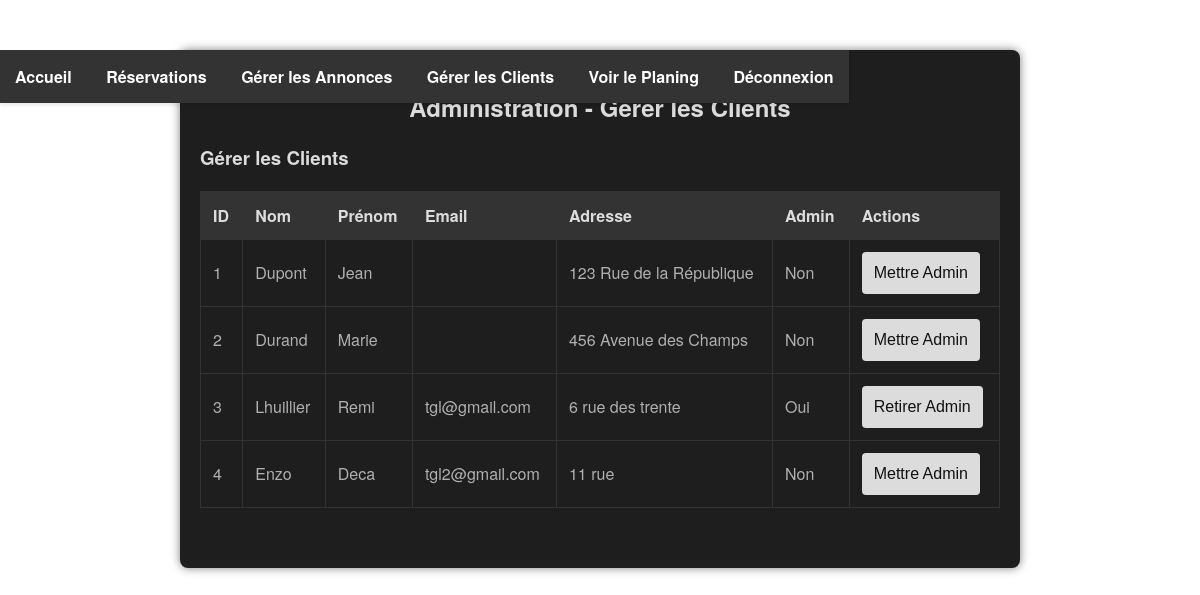
Before: /admin_clients.php (signed in) with the older database file.
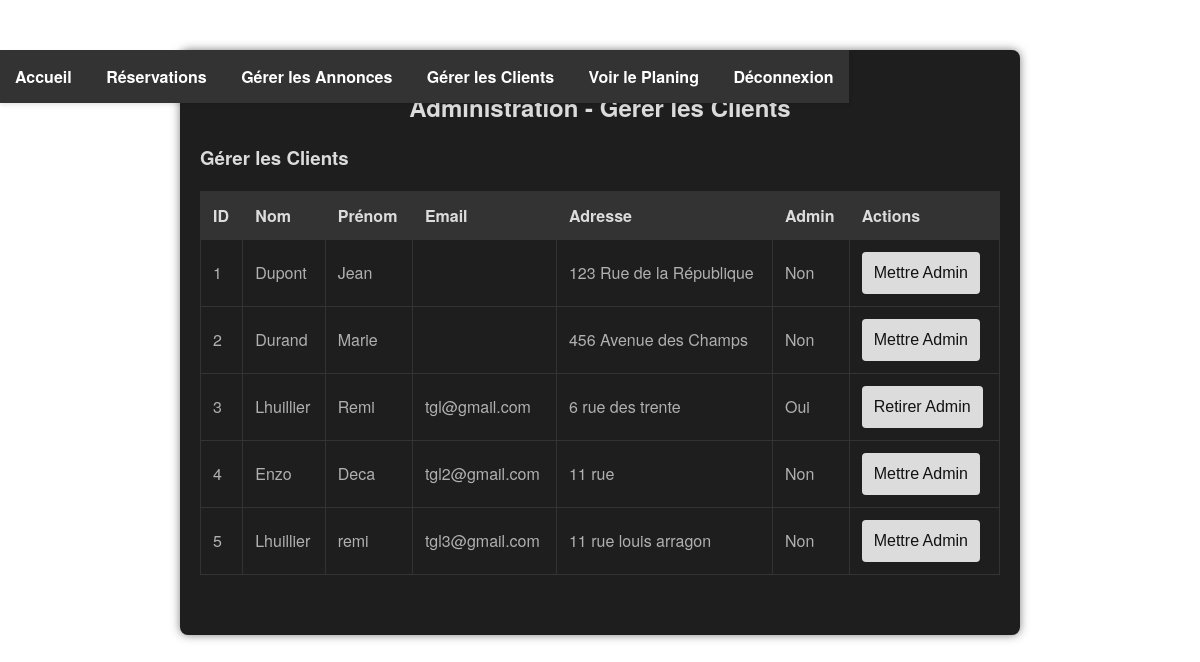
After: the same page with the newer database file.
### tables this page shows
CREATE TABLE `clients` (
  `id_client` int(11) NOT NULL,
  `id_type_client` int(11) NOT NULL,
  `nom` varchar(100) NOT NULL,
  `prenom` varchar(100) NOT NULL,
  `adresse` varchar(256) NOT NULL,
  `email` varchar(100) NOT NULL,
  `password` varchar(255) NOT NULL,
  `is_admin` tinyint(1) NOT NULL DEFAULT 0
);

### admin_clients.php (the view, shortened to what this page needs)
<?php
$servername = "localhost";
$username = "root";
$password = "";
$dbname = "locauto";
$conn = new mysqli($servername, $username, $password, $dbname);
$sql_clients = "SELECT * FROM clients";
$result_clients = $conn->query($sql_clients);
?>
<!DOCTYPE html>
<html lang="fr">
<head>
    <link rel="stylesheet" href="CSS/styles.css">
    <link rel="stylesheet" href="CSS/admin_clients.css">
</head>
<body>
    <header>
        <nav>
        <ul>
                <li><a href="index.php">Accueil</a></li>
                <li><a href="admin.php">Réservations</a></li>
                <li><a href="admin_annonces.php">Gérer les Annonces</a></li>
                <li><a href="admin_clients.php">Gérer les Clients</a></li>
                <li><a href="planing.php">Voir le Planing</a></li>
                <li><a href="logout.php">Déconnexion</a></li>
            </ul>
        </nav>
    </header>
    <div class="admin-container">
        <h2>Administration - Gérer les Clients</h2>
        <div class="form-section">
            <h3>Gérer les Clients</h3>
            <table>
                <thead>
                    <tr>
                        <th>ID</th>
                        <th>Nom</th>
                        <th>Prénom</th>
                        <th>Email</th>
                        <th>Adresse</th>
                        <th>Admin</th>
                        <th>Actions</th>
                    </tr>
                </thead>
                <tbody>
                    <?php if ($result_clients->num_rows > 0): ?>
                        <?php while($row = $result_clients->fetch_assoc()): ?>
                            <tr>
                                <td><?php echo $row['id_client']; ?></td>
                                <td><?php echo $row['nom']; ?></td>
                                <td><?php echo $row['prenom']; ?></td>
                                <td><?php echo $row['email']; ?></td>
                                <td><?php echo $row['adresse']; ?></td>
                                <td><?php echo $row['is_admin'] ? 'Oui' : 'Non'; ?></td>
                                <td>
                                    <form action="admin_clients.php" method="POST" style="display:inline;">
                                        <button type="submit" name="update_admin_status"><?php echo $row['is_admin'] ? 'Retirer Admin' : 'Mettre Admin'; ?></button>
                                    </form>
                                </td>
                            </tr>
                        <?php endwhile; ?>
                    <?php else: ?>
                        <tr>
                            <td colspan="7">Aucun client trouvé.</td>
                        </tr>
                    <?php endif; ?>
                </tbody>
            </table>
        </div>
    </div>
</body>
</html>

Changed rows visible on the page:
added clients: id_client "5", nom "Lhuillier", prenom "remi", email "tgl3@gmail.com", adresse "11 rue louis arragon", is_admin "Non"
